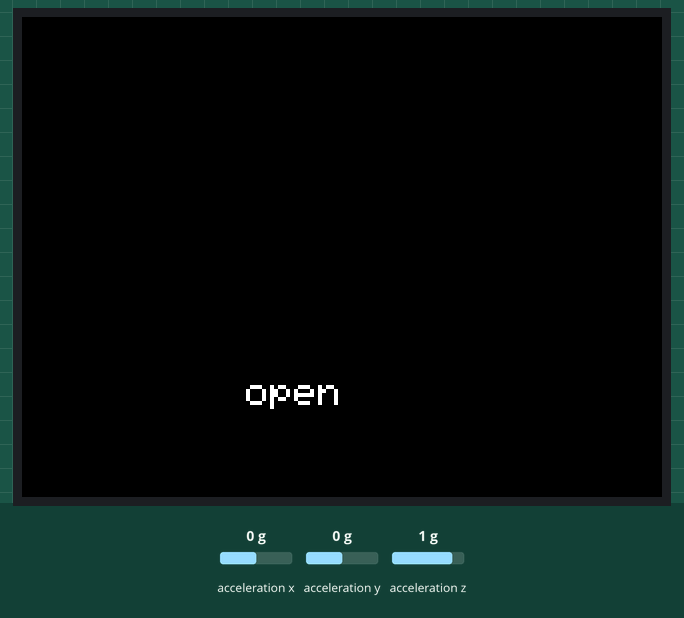
This sketch was run on a simulated ESP32. On the bench: 320×240 colour display. Inputs (shaded band) come from the test bench; at power-on: acceleration z 1 g, acceleration x 0 g, acceleration y 0 g. WiFi joins after 1.5 s; servers stay silent unless stated; the local clock reads 2024-03-15 10:24:30 at power-on unless the sketch sets it.

Above: at 3.0 s.
3.1 s: acceleration z set to -1.4 g
At 4.6 s:
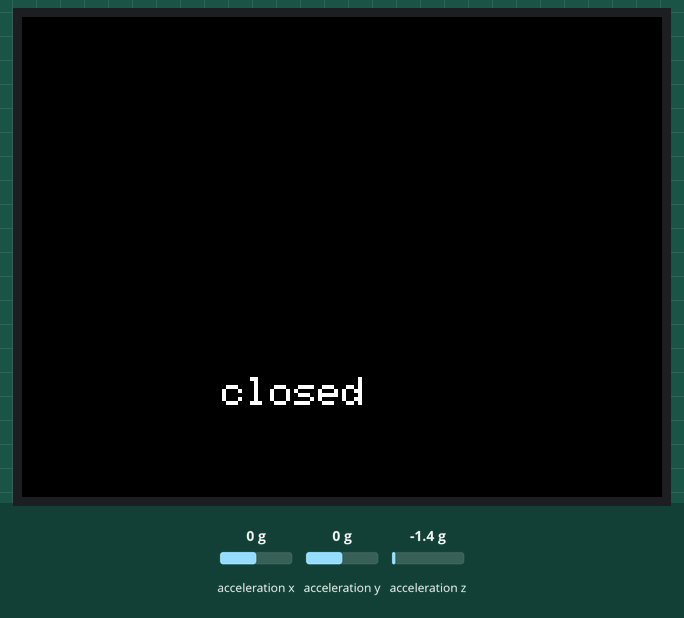
4.9 s: acceleration z set to 0.1 g
6.4 s: acceleration z set to 0.4 g
At 8.11 s:
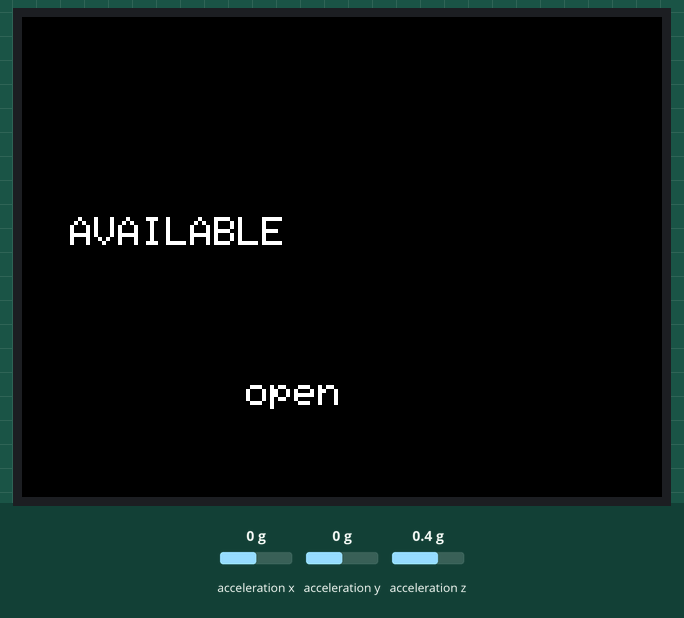
At 9.1 s:
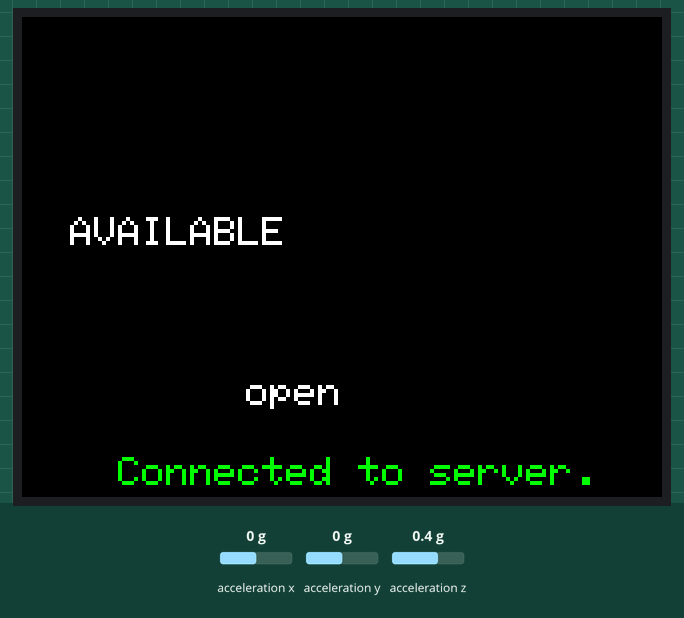
Timing chart, 0 to 10.6 s (numbered marks = the images above; inputs shaded):
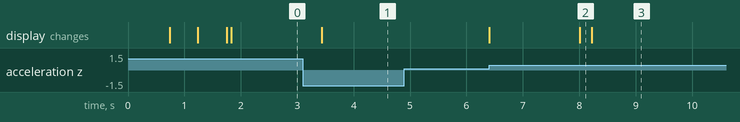

Measured:
- the behaviour switches between 0.2 and 0.3 g on acceleration z (found by bisection; images 1 and 2)
- after the input at 3.1 s, the display: changes after 0.33 s (image 1)
- after the input at 4.9 s, every drawn part: stays the same
- after the input at 6.4 s, the display: first changes at once (image 2 shows a later state)

The sketch:

LoadSense.ino
```cpp
#include <M5Core2.h> //including the relevant libraries
#include <WiFi.h>
#include <WiFiClientSecure.h>

#define THRESHOLD_VIBRATION 70 // symbolic constant that corresponds to the threshold vibration determined through testing
#define THRESHOLD_ACCELERATION 0.3 // symbolic constant that corresponds to the threshold acceleration for door position checks determined through testing

// variables to store accelerometer data from 3 dimensions
// accelerometer data handling from m5 stack core 2 mpu6886 example code
float accX = 0.0F;
float accY = 0.0F;
float accZ = 0.0F;

bool available = false; // status of washing machine - true when available
bool open_flag = false; // status of door position - true when open

// constant variables that store details about the WiFi connection
const char* ssid = "Andrew";
const char* password = "andrew123";
// constant variables that store details about the server and port
const char* server = "loadsense.hosting.nyu.edu";
const int port = 443;
const char* m5stack_id = "M5Stack_1"; // client ID

RTC_TimeTypeDef currenttime; // variable that is used to store time

WiFiClientSecure client; // variable that is used for client-server interactions


double average_vibration(void){ // calculates average vibration over a period of 5 seconds
  // time type management from M5 stack core 2 rtc wakeup example code
  M5.Rtc.GetTime(&currenttime); // gets and stores current time
  int currenttimeseconds = currenttime.Hours*3600 + currenttime.Minutes*60+ currenttime.Seconds; // converts time to seconds
  int targettimeseconds = currenttimeseconds + 5; // sets target time to be at a point in time 5 seconds away from current time
  double sum = 0;
  while ((targettimeseconds) > (currenttimeseconds)){ // loops for 5 seconds
    // accelerometer data handling from m5 stack core 2 mpu6886 example code
    M5.IMU.getAccelData(&accX, &accY, &accZ); // gets and stores accelerometer data
    open_check();
    if(open_flag){ // runs if the door has been opened
      return (-1);
    }else{ // runs if the door remains closed
      M5.Rtc.GetTime(&currenttime);
      currenttimeseconds = currenttime.Hours*3600 + currenttime.Minutes*60+ currenttime.Seconds; // updates currenttimeseconds to the latest time
      accZ = abs(accZ); // ensures all values of accZ are positive
      sum += accZ;
    }
  }
  sum = (sum/5); // calculates average vibration over a 5 second period
  return(sum);
}


bool Is_shaking(float accX, float accY, float accZ){ // checks if average vibration over the 5 second period is above the threshold value
  double avg = average_vibration(); // runs average vibration and stores value obtained in avg
  if (avg > THRESHOLD_VIBRATION){ // this block runs if machine is vibrating sufficiently
    M5.Lcd.setCursor(0,0);
    M5.Lcd.setTextColor(GREEN, BLACK);
    M5.Lcd.printf("  VIBRATING  ");
    M5.Lcd.setCursor(0,40);
    M5.Lcd.setTextColor(WHITE, BLACK);
    M5.Lcd.printf("%5.2f", avg);
    return true;
  }else if((avg < THRESHOLD_VIBRATION)&&(avg != -1)){ // this runs if the machine is not vibrating and it is closed
    M5.Lcd.setCursor(0,0);
    M5.Lcd.setTextColor(RED, BLACK);
    M5.Lcd.printf("NOT VIBRATING");
    M5.Lcd.setCursor(0,40);
    M5.Lcd.setTextColor(WHITE, BLACK);
    M5.Lcd.printf("%5.2f", avg);
    return false;
  }else if (avg == -1){ // this runs if the machine was opened during average vibration calculation
    available = true;
    return false;
  }
}

void open_check(){ // checks if machine door was opened
  // accelerometer data handling from m5 stack core 2 mpu6886 example code
  M5.IMU.getAccelData(&accX, &accY,&accZ); // gets and stores accelerometer data
  if (accZ < - THRESHOLD_ACCELERATION){ // this runs when sufficiently large negative acceleration is applied
    M5.Lcd.setTextColor(WHITE, BLACK);
    M5.Lcd.setCursor(100,180);
    M5.Lcd.setTextSize(2);
    M5.Lcd.printf("closed");
    open_flag = false; // door was closed
    delay(800); // waits to mitigate unintended door recoil input
  }else if(accZ > THRESHOLD_ACCELERATION){ // this runs when sufficiently large positive acceleration is applied
    M5.Lcd.setTextColor(WHITE, BLACK);
    M5.Lcd.setCursor(100,180);
    M5.Lcd.setTextSize(2);
    M5.Lcd.printf(" open ");
    open_flag = true; // door was opened
    available = true; // machine is available
    delay(800); // waits to mitigate unintended door recoil input
  }
  // note that if no large acceleration was measured, the function does not change the open_flag variable
}

bool Availability_check(void){ // checks if machine is available - classified as available if machine's average vibration does not exceed threshold value for 5 minutes
  // time type management from M5 stack core 2 rtc wakeup example code
  // accelerometer data handling from m5 stack core 2 mpu6886 example code
  M5.Rtc.GetTime(&currenttime); // gets and stores current time
  int currenttimeseconds = currenttime.Hours*3600 + currenttime.Minutes*60+ currenttime.Seconds; // converts time to seconds
  int targettimeseconds = currenttimeseconds + 300; // sets target time to be at a point in time 5 minutes away from current time
  while ((targettimeseconds) > (currenttimeseconds)){ // loops for 5 minutes
    M5.IMU.getAccelData(&accX, &accY,&accZ); // gets and stores accelerometer data
    open_check();
    if (open_flag){ // runs if door was opened
      return(true); // machine is available
    } // runs if door remained closed
    if (Is_shaking(accX, accY, accZ)){ // runs if machine vibrates significantly
      return(false); // exits loop, tells us the machine is being used, so it is not available
    }
    M5.Rtc.GetTime(&currenttime); // updates currenttime variable to the latest time
    currenttimeseconds = currenttime.Hours*3600 + currenttime.Minutes*60+ currenttime.Seconds; // converts to seconds
  }
  return(true); // since the average vibration did not exceed the threshold for the entirety of the 5 minutue period, the machine is classified as available
}


void setup() {
  M5.begin(); // M5 initialization
  M5.IMU.Init(); // IMU initialization

  // screen and print format initialization
  M5.Lcd.fillScreen(BLACK);
  M5.Lcd.setTextColor(WHITE, BLACK);
  M5.Lcd.setTextSize(2);

  // time initialization
  currenttime.Hours = 0;
  currenttime.Minutes = 0;
  currenttime.Seconds = 0;
  M5.Rtc.SetTime(&currenttime);

  // disabling SSL/TLS certificate verification
  client.setInsecure();

  // connecting to WiFi using ssid and password
  M5.Lcd.println("Connecting to Wi-Fi...");
  WiFi.begin(ssid, password);
  while (WiFi.status() != WL_CONNECTED) { // loops until WiFi is connected
    delay(500);
    M5.Lcd.print(".");
  }
  M5.Lcd.println("Connected to Wi-Fi."); // connection successful

  M5.Lcd.clear(); //resets screen to blank
}


void loop() {
  open_check();
  if (open_flag){ // runs when door is open
    open_check(); // checks if door is closed
    // note that the only processes done by the M5 Stack when the door is open is to wait for the door to close, since all open washing machines are available
  }else{ // runs when door is closed
    // accelerometer data handling from m5 stack core 2 mpu6886 example code
    M5.IMU.getAccelData(&accX, &accY, &accZ);  // gets and stores the accelerometer data
    if ((Is_shaking(accX, accY, accZ))&&(open_flag == false)) { // runs when machine is closed and vibrating
      available = false; // machine is not available
    }else{
      available = Availability_check(); // checks if machine remains available for 5 minutes
    }
    if (available){
      M5.Lcd.setTextColor(WHITE, BLACK);
      M5.Lcd.setCursor(0,100);
      M5.Lcd.setTextSize(2);
      M5.Lcd.printf("  AVAILABLE  ");
    }else{
      M5.Lcd.setTextColor(WHITE, BLACK);
      M5.Lcd.setCursor(0,100);
      M5.Lcd.setTextSize(2);
      M5.Lcd.printf("NOT AVAILABLE");
    }

    if (client.connect(server, port)) { // this runs when client was able to connect to the server
      M5.Lcd.setCursor(0, 220);
      M5.Lcd.setTextColor(GREEN, BLACK);
      M5.Lcd.print("    Connected to server.    ");

      // preparing the GET request
      String request = "GET /receive_message.php?message=";
      request += available ? "true" :"false"; // appends true or false based on the machine's availability
      request += "&id=" + String(m5stack_id); // adds the identifier
      request += " HTTP/1.1\r\n";
      request += "Host: " + String(server) + "\r\n";
      request += "Connection: close\r\n\r\n";

      client.print(request); // Send the GET request
      client.stop(); // Disconnect from server
    }else{ // runs when client was unable to connect to the server
      M5.Lcd.setCursor(0, 220);
      M5.Lcd.setTextColor(YELLOW, BLACK);
      M5.Lcd.print("Connection to server failed.");
    }
  }
}
```
